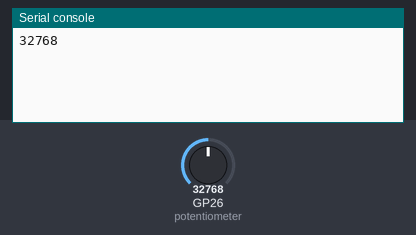
Bench run of a program on a simulated Raspberry Pi Pico running MicroPython. Parts: the last lines printed to the serial console. The test bench sets the inputs (shaded band); at power-on: GP26 (potentiometer) = 32768 (analog values on the 0–65535 scale).

Above: at 1.2 s.
1.3 s: GP26 (potentiometer) set to 45874
At 2.6 s:
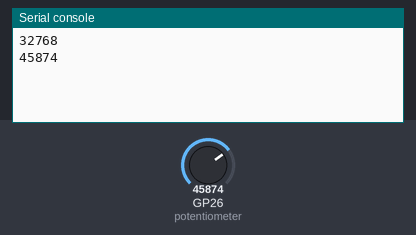
4.0 s: GP26 (potentiometer) set to 57670
At 5.3 s:
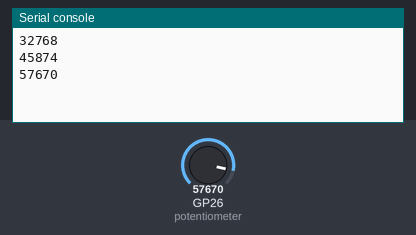
Timing chart, 0 to 7.0 s (numbered marks = the images above; inputs shaded):
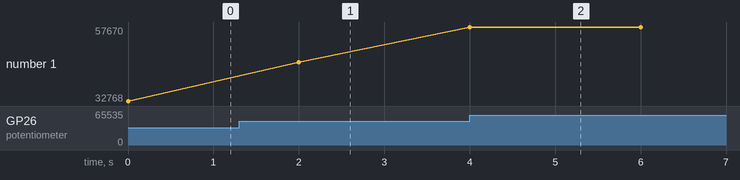

Measured:
- after the input at 1.3 s, the serial console: prints a new line after 0.70 s (image 1)
- after the input at 4.0 s, the serial console: prints a new line at once (image 2)
- plotted number 1: 32768 → 45874 after the input at 1.3 s, 45874 → 57670 after the input at 4.0 s

The program:

pot.py
```python
import machine # RPI Pico library functions
import utime # standrd time functions

# POT is connected to GP26
potentiometer = machine.ADC(26)

while True:
    voltage = potentiometer.read_u16() # read the current state of the POT
    print(voltage)
    utime.sleep(2) #' wait 2 seconds
```
